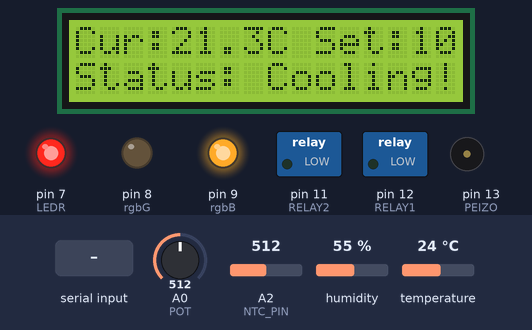
The sketch below on a simulated Arduino Uno, built with avr-gcc and run on an emulated ATmega328P. Shown: 16×2 character LCD, switched loads named in the sketch (green lamp = pin HIGH), output pins drawn as LEDs (lit = HIGH), buzzer (waves = sounding). The inputs (shaded band) are chosen by the test bench; at power-on: A2 (NTC_PIN) = 512, temperature 24 °C, A0 (POT) = 512, humidity 55 %. What the sketch prints to the serial monitor is not drawn.

Above: at 8.4 s.
8.5 s: A2 (NTC_PIN) set to 306
At 16.4 s:
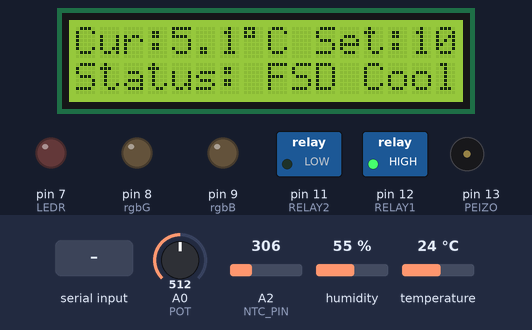
20.0 s: "5\n" received over Serial
At 28.9 s:
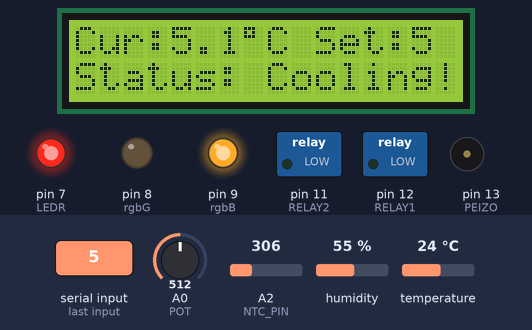
30.0 s: A2 (NTC_PIN) set to 290
At 37.8 s:
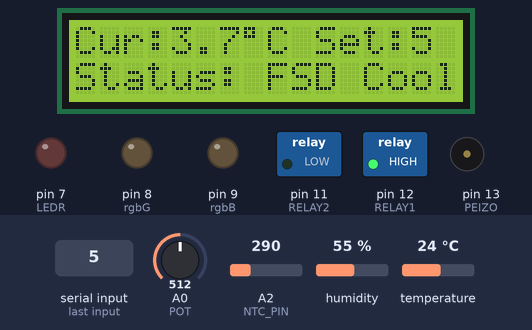
38.1 s: A2 (NTC_PIN) set to 262
At 49.1 s:
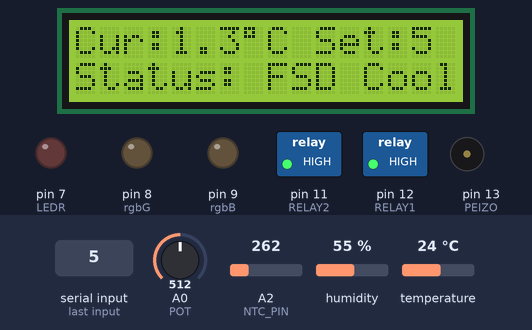
49.6 s: A2 (NTC_PIN) set to 240
At 61.4 s:
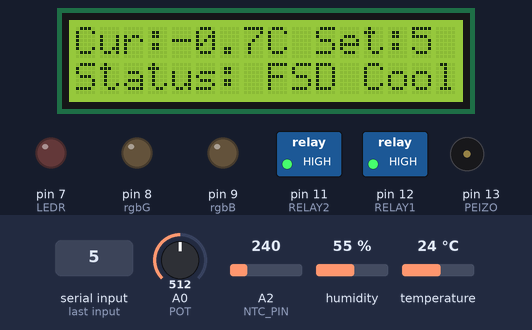
66.3 s: temperature set to 12 °C
At 73.7 s:
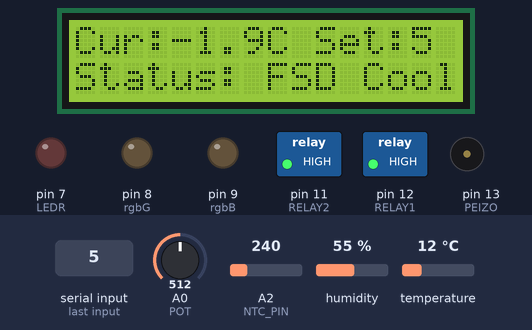
Timing chart, 0 to 75.2 s (numbered marks = the images above; inputs shaded):
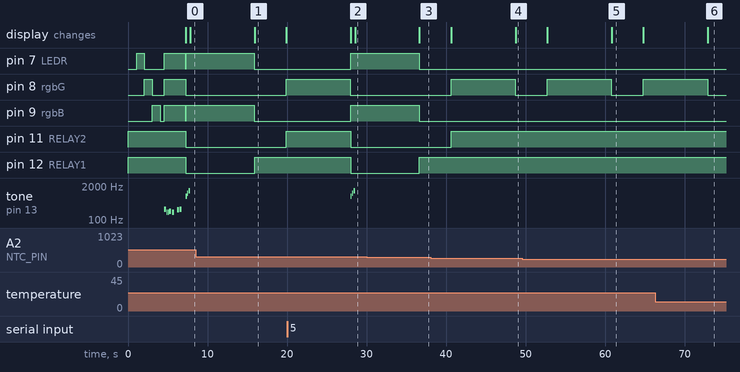

Measured:
- the behaviour switches between 305 and 304 on A2 (NTC_PIN) (found by bisection; images 2 and 3)
- the behaviour switches between 248 and 247 on A2 (NTC_PIN) (found by bisection; images 4 and 5)
- after the input at 8.5 s, pin 7 (LEDR), pin 9 (rgbB): goes on until 15.9 s, then stays LOW; pin 8 (rgbG), pin 11 (RELAY2): LOW → HIGH after 11.4 s; pin 12 (RELAY1): LOW → HIGH after 7.4 s; tone on pin 13 (PEIZO): stops changing and stays silent; the display: changes after 7.4 s (image 1)
- after the input at 20.0 s, pin 7 (LEDR), pin 9 (rgbB): LOW → HIGH after 8.0 s; pin 11 (RELAY2), pin 12 (RELAY1): HIGH → LOW after 8.0 s; tone on pin 13 (PEIZO): plays 800 Hz for 0.15 s, 1040 Hz for 0.15 s, 1320 Hz for 0.20 s, starting after 8.0 s; the display: first changes after 8.0 s (image 2 shows a later state)
- after the input at 30.0 s, pin 7 (LEDR), pin 9 (rgbB): goes on until 36.6 s, then stays LOW; pin 12 (RELAY1): LOW → HIGH after 6.6 s; tone on pin 13 (PEIZO): stops changing and stays silent; the display: changes after 6.7 s (image 3)
- after the input at 38.1 s, the display: first differs from a run without the input after 10.6 s (image 4)
- after the input at 49.6 s, the display: first differs from a run without the input after 11.2 s (image 5)
- after the input at 66.3 s, the display: changes after 6.6 s (image 6)

The sketch:

ThermaVault0.4Code.ino.ino
```cpp
//Hello There! :D

//Libraries for the Modules
#include <LiquidCrystal.h>
#include "DHT.h"

float tempsetting = 0;
float serialValue = -1;
bool serialActive = false;

//Pin Definitions
const int POT = A0;
const int DTH11 = 10;
const int NTC_PIN = A2;
const int RELAY1 = 12;
const int RELAY2 = 11;
const int rgbG = 8;
const int rgbB = 9;
const int LEDR = 7;
const int PEIZO = 13;

#define DHTTYPE DHT11
LiquidCrystal lcd(A1, 6, 2, 3, 4, 5);
DHT currtemp(DTH11, DHTTYPE);

//Startup Melody
#define NOTE_C4  262
#define NOTE_G3  196
#define NOTE_A3  220
#define NOTE_B3  247

int melody[] = { NOTE_C4, NOTE_G3, NOTE_G3, NOTE_A3, NOTE_G3, 0, NOTE_B3, NOTE_C4 };
int noteDurations[] = { 4, 8, 8, 4, 4, 4, 4, 4 };

//Thermistor Constants
const float Rfixed = 10000.0;        // 10k resistor
const float nominalTemp = 25.0;      // 25°C reference
const float nominalRes = 10000.0;    // 10k thermistor at 25°C
const float beta = 3950.0;           // typical NTC B-value

//NTC Calibration
//Based on: DHT 23.60, Thermistor 27.60 → offset = -4.00
float ntc_offset = -4.00;

//Functions
void coolingAlert() {
  tone(PEIZO, 800, 150); delay(180);
  tone(PEIZO, 1040, 150); delay(180);
  tone(PEIZO, 1320, 200); delay(200);
  noTone(PEIZO);
}

void startupMelody() {
  for (int thisNote = 0; thisNote < 8; thisNote++) {
    int noteDuration = 1000 / noteDurations[thisNote];
    tone(PEIZO, melody[thisNote], noteDuration);
    delay(noteDuration * 1.30);
    noTone(PEIZO);
  }
}

void StartupSequence() {
  lcd.begin(16, 2);
  lcd.clear();
  lcd.print("ThermaVault v0.4");
  lcd.setCursor(0,1);
  lcd.print("Hello World! :D");
  delay(1000);

  digitalWrite(LEDR, HIGH);
  delay(1000);
  digitalWrite(LEDR, LOW);
  digitalWrite(rgbG, HIGH);
  delay(1000);
  digitalWrite(rgbG, LOW);
  digitalWrite(rgbB, HIGH);
  delay(1000);
  digitalWrite(rgbB, LOW);
  delay(500);
  digitalWrite(LEDR, HIGH);
  digitalWrite(rgbG, HIGH);
  digitalWrite(rgbB, HIGH);

  startupMelody();

  delay(400);
  digitalWrite(LEDR, LOW);
  digitalWrite(rgbG, LOW);
  digitalWrite(rgbB, LOW);
  lcd.clear();
}

//READ NTC FUNCTION (Steinhart) {ChatGPT Code Start}
float readNTC() {
  int adc = analogRead(NTC_PIN);

  float v = adc * (5.0 / 1023.0);
  float Rntc = (5.0 / v - 1.0) * Rfixed;

  float steinhart;
  steinhart = Rntc / nominalRes;
  steinhart = log(steinhart);
  steinhart /= beta;
  steinhart += 1.0 / (nominalTemp + 273.15);
  steinhart = 1.0 / steinhart;
  steinhart -= 273.15;

  return steinhart + ntc_offset;
}
//{ChatGPT Code End}

void setup() {
  pinMode(POT, INPUT);
  pinMode(RELAY1, OUTPUT);
  pinMode(RELAY2, OUTPUT);
  pinMode(rgbG, OUTPUT);
  pinMode(rgbB, OUTPUT);
  pinMode(LEDR, OUTPUT);
  pinMode(PEIZO, OUTPUT);
  pinMode(NTC_PIN, INPUT);
  Serial.begin(9600);

  digitalWrite(RELAY1, HIGH);
  digitalWrite(RELAY2, HIGH);
  currtemp.begin();

  StartupSequence();
}

void loop() {

  //Read Sensors
  float Hum = currtemp.readHumidity();
  float DHTtemp = currtemp.readTemperature();
  float NTCtemp = readNTC();

  if (Serial.available() > 0) {

    String input = Serial.readStringUntil('\n');
    input.trim();
    if (input.equalsIgnoreCase("P")) {
        serialActive = false;
        Serial.println("Serial Override Taken Back... Control returned to Potentiometer!");
    }
    else {
        float val = input.toFloat();
        if (input.length() > 0) {
            serialValue = val;
            serialActive = true;
            Serial.print("Serial Set Temperature Overriden! New Set Temp = ");
            Serial.print(serialValue);
            Serial.println(" C");
        }
    }
}
if (serialActive) {
    tempsetting = serialValue;
} else {
    float a = analogRead(POT);
    tempsetting = map(a, 0, 1023, -10, 30);
}

  if (isnan(Hum) || isnan(DHTtemp)) {
    lcd.clear();
    lcd.print("DHT Failure!");
    delay(1000);
    return;
  }

  float CombinedTemp = (NTCtemp * 0.9) + (DHTtemp * 0.1);  //Taking Thermistor more seriously than the DHT11

  //LCD Logic
  lcd.clear();
  lcd.setCursor(0, 0);
  lcd.print("Cur:");
  lcd.print(CombinedTemp, 1);
  lcd.print((char)223);

  lcd.setCursor(8, 0);
  lcd.print("C Set:");
  lcd.print((int)tempsetting);
  lcd.print(" ");

  //Cooling Logic
  float currentTemp = CombinedTemp;

  if (tempsetting < currentTemp) {
    digitalWrite(RELAY1, LOW);
    digitalWrite(RELAY2, LOW);
    digitalWrite(rgbB, HIGH);
    digitalWrite(LEDR, HIGH);
    coolingAlert();
    lcd.setCursor(0, 1);
    lcd.print("Status: Cooling!");
  } else {
    digitalWrite(RELAY1, HIGH);
    lcd.setCursor(0, 1);
    lcd.print("Status: FSD Cooldown");
    delay(4000);
    digitalWrite(RELAY2, HIGH);
    digitalWrite(rgbG, HIGH);
    lcd.setCursor(0, 1);
    lcd.print("Status: Standby...");
  }

  // Serial Monitor Stuff
  Serial.print("User Set Temp: ");
  Serial.print(tempsetting);
  Serial.print(" C | DHT Temp = ");
  Serial.print(DHTtemp);
  Serial.print(" C | NTC Temp = ");
  Serial.print(NTCtemp);
  Serial.print(" C | Biased Average Temp = ");
  Serial.print(CombinedTemp);
  Serial.print(" C | Humidity = ");
  Serial.println(Hum);

  delay(8000);
  digitalWrite(rgbB, LOW);
  digitalWrite(rgbG, LOW);
  digitalWrite(LEDR, LOW);
}

//Thenku! :D
```
